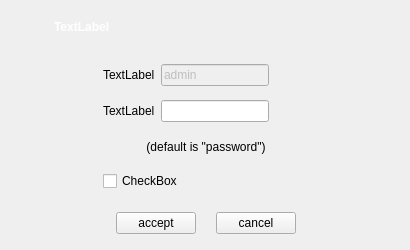
<?xml version="1.0" encoding="UTF-8"?>
<ui version="4.0">
 <class>m_frame</class>
 <widget class="QWidget" name="m_frame">
  <property name="geometry">
   <rect>
    <x>0</x>
    <y>0</y>
    <width>410</width>
    <height>250</height>
   </rect>
  </property>
  <property name="windowTitle">
   <string>Form</string>
  </property>
  <property name="Inner-maplogin" stdset="0">
   <string>1</string>
  </property>
  <layout class="QVBoxLayout" name="verticalLayout">
   <property name="spacing">
    <number>0</number>
   </property>
   <property name="margin">
    <number>0</number>
   </property>
   <item>
    <widget class="QFrame" name="iframe">
     <property name="frameShape">
      <enum>QFrame::NoFrame</enum>
     </property>
     <property name="frameShadow">
      <enum>QFrame::Plain</enum>
     </property>
     <widget class="QFrame" name="frame">
      <property name="geometry">
       <rect>
        <x>9</x>
        <y>11</y>
        <width>401</width>
        <height>31</height>
       </rect>
      </property>
      <property name="sizePolicy">
       <sizepolicy hsizetype="Preferred" vsizetype="Fixed">
        <horstretch>0</horstretch>
        <verstretch>0</verstretch>
       </sizepolicy>
      </property>
      <property name="frameShape">
       <enum>QFrame::NoFrame</enum>
      </property>
      <property name="frameShadow">
       <enum>QFrame::Plain</enum>
      </property>
      <layout class="QHBoxLayout" name="horizontalLayout">
       <property name="spacing">
        <number>0</number>
       </property>
       <property name="margin">
        <number>0</number>
       </property>
       <item>
        <spacer name="horizontalSpacer_5">
         <property name="orientation">
          <enum>Qt::Horizontal</enum>
         </property>
         <property name="sizeType">
          <enum>QSizePolicy::Fixed</enum>
         </property>
         <property name="sizeHint" stdset="0">
          <size>
           <width>45</width>
           <height>18</height>
          </size>
         </property>
        </spacer>
       </item>
       <item>
        <widget class="QLabel" name="lab_title">
         <property name="styleSheet">
          <string notr="true">color: rgb(255, 255, 255);font:bold;</string>
         </property>
         <property name="text">
          <string>TextLabel</string>
         </property>
         <property name="alignment">
          <set>Qt::AlignLeading|Qt::AlignLeft|Qt::AlignVCenter</set>
         </property>
        </widget>
       </item>
      </layout>
     </widget>
     <widget class="QFrame" name="frame_3">
      <property name="geometry">
       <rect>
        <x>0</x>
        <y>55</y>
        <width>411</width>
        <height>151</height>
       </rect>
      </property>
      <property name="frameShape">
       <enum>QFrame::NoFrame</enum>
      </property>
      <property name="frameShadow">
       <enum>QFrame::Plain</enum>
      </property>
      <layout class="QHBoxLayout" name="horizontalLayout_4">
       <item>
        <spacer name="horizontalSpacer_4">
         <property name="orientation">
          <enum>Qt::Horizontal</enum>
         </property>
         <property name="sizeType">
          <enum>QSizePolicy::Expanding</enum>
         </property>
         <property name="sizeHint" stdset="0">
          <size>
           <width>50</width>
           <height>20</height>
          </size>
         </property>
        </spacer>
       </item>
       <item>
        <widget class="QFrame" name="frame_2">
         <property name="frameShape">
          <enum>QFrame::NoFrame</enum>
         </property>
         <property name="frameShadow">
          <enum>QFrame::Plain</enum>
         </property>
         <layout class="QVBoxLayout" name="verticalLayout_4">
          <property name="leftMargin">
           <number>0</number>
          </property>
          <property name="topMargin">
           <number>0</number>
          </property>
          <property name="rightMargin">
           <number>0</number>
          </property>
          <property name="bottomMargin">
           <number>6</number>
          </property>
          <item>
           <layout class="QHBoxLayout" name="horizontalLayout_3">
            <item>
             <layout class="QVBoxLayout" name="verticalLayout_2">
              <property name="spacing">
               <number>14</number>
              </property>
              <item>
               <widget class="QLabel" name="lab_usr">
                <property name="text">
                 <string>TextLabel</string>
                </property>
               </widget>
              </item>
              <item>
               <widget class="QLabel" name="lab_pwd">
                <property name="text">
                 <string>TextLabel</string>
                </property>
               </widget>
              </item>
             </layout>
            </item>
            <item>
             <layout class="QVBoxLayout" name="verticalLayout_3">
              <property name="spacing">
               <number>14</number>
              </property>
              <item>
               <widget class="QLineEdit" name="edt_usr">
                <property name="enabled">
                 <bool>false</bool>
                </property>
                <property name="text">
                 <string>admin</string>
                </property>
               </widget>
              </item>
              <item>
               <widget class="QLineEdit" name="edt_pwd">
                <property name="text">
                 <string/>
                </property>
                <property name="echoMode">
                 <enum>QLineEdit::PasswordEchoOnEdit</enum>
                </property>
               </widget>
              </item>
             </layout>
            </item>
            <item>
             <spacer name="horizontalSpacer_3">
              <property name="orientation">
               <enum>Qt::Horizontal</enum>
              </property>
              <property name="sizeHint" stdset="0">
               <size>
                <width>40</width>
                <height>20</height>
               </size>
              </property>
             </spacer>
            </item>
           </layout>
          </item>
          <item>
           <widget class="QLabel" name="lab_defaultpwd">
            <property name="sizePolicy">
             <sizepolicy hsizetype="Expanding" vsizetype="Preferred">
              <horstretch>0</horstretch>
              <verstretch>0</verstretch>
             </sizepolicy>
            </property>
            <property name="text">
             <string>(default is &quot;password&quot;)</string>
            </property>
            <property name="alignment">
             <set>Qt::AlignCenter</set>
            </property>
            <property name="wordWrap">
             <bool>true</bool>
            </property>
           </widget>
          </item>
          <item>
           <widget class="QCheckBox" name="chk_remember">
            <property name="text">
             <string>CheckBox</string>
            </property>
           </widget>
          </item>
         </layout>
        </widget>
       </item>
       <item>
        <spacer name="horizontalSpacer_6">
         <property name="orientation">
          <enum>Qt::Horizontal</enum>
         </property>
         <property name="sizeType">
          <enum>QSizePolicy::Expanding</enum>
         </property>
         <property name="sizeHint" stdset="0">
          <size>
           <width>40</width>
           <height>20</height>
          </size>
         </property>
        </spacer>
       </item>
      </layout>
     </widget>
     <widget class="QWidget" name="layoutWidget">
      <property name="geometry">
       <rect>
        <x>0</x>
        <y>210</y>
        <width>411</width>
        <height>27</height>
       </rect>
      </property>
      <layout class="QHBoxLayout" name="horizontalLayout_2">
       <property name="spacing">
        <number>20</number>
       </property>
       <item>
        <spacer name="horizontalSpacer">
         <property name="orientation">
          <enum>Qt::Horizontal</enum>
         </property>
         <property name="sizeHint" stdset="0">
          <size>
           <width>40</width>
           <height>20</height>
          </size>
         </property>
        </spacer>
       </item>
       <item>
        <widget class="QPushButton" name="accept">
         <property name="text">
          <string>accept</string>
         </property>
         <property name="autoDefault">
          <bool>true</bool>
         </property>
        </widget>
       </item>
       <item>
        <widget class="QPushButton" name="cancel">
         <property name="text">
          <string>cancel</string>
         </property>
         <property name="autoDefault">
          <bool>true</bool>
         </property>
        </widget>
       </item>
       <item>
        <spacer name="horizontalSpacer_2">
         <property name="orientation">
          <enum>Qt::Horizontal</enum>
         </property>
         <property name="sizeHint" stdset="0">
          <size>
           <width>40</width>
           <height>20</height>
          </size>
         </property>
        </spacer>
       </item>
      </layout>
     </widget>
    </widget>
   </item>
  </layout>
 </widget>
 <resources/>
 <connections/>
</ui>
